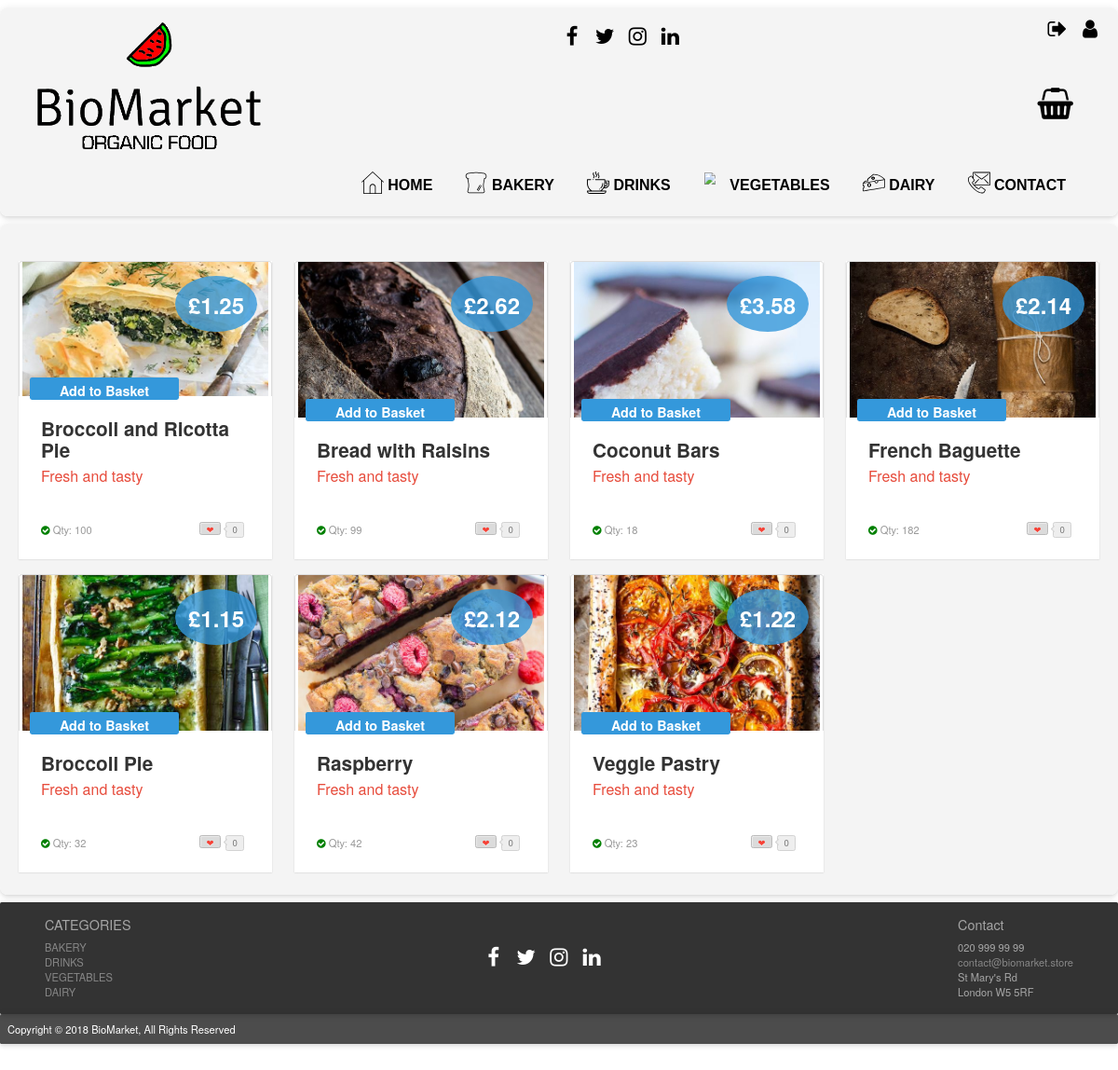
The app's page /?page=products_bakery (signed in) with its own data.
### tables this page shows
CREATE TABLE IF NOT EXISTS `products` (
  `prod_id` int(11) NOT NULL AUTO_INCREMENT,
  `prod_name` varchar(50) NOT NULL,
  `price` decimal(5,2) NOT NULL,
  `sup_id` int(11) NOT NULL,
  `prod_dsc` varchar(230) NOT NULL,
  `prod_img` text NOT NULL,
  `cat_id` int(11) NOT NULL,
  `sto_qty` int(8) NOT NULL,
  PRIMARY KEY (`prod_id`),
  KEY `sup_id` (`sup_id`),
  KEY `cat_id` (`cat_id`)
);

### index.php (called while the page is built, shortened)
<?php
include "php/config.php";
$page = "home";
if (isset($_GET["page"])) {
    $page = basename($_GET["page"]);
}
if (file_exists("php/".$page.".php")) {
    include "php/".$page.".php";
}
include "layout.php";

### php/config.php (called while the page is built, shortened)
<?php
function is_logged_in()
{
    return isset($_SESSION["logged_in"]) && ($_SESSION["logged_in"] == true);
}
function get_user_level()
{
    $level = "VISITOR";
    if (is_logged_in())
    {
        $level = $_SESSION["users"]["lvl"];
    }
    return $level;
}

### php/products_bakery.php (the view, shortened to what this page needs)
<!DOCTYPE html>
<html lang="en">
    <?php
    $userlevel = get_user_level();
    ?>
    <head>
        <link rel="stylesheet prefetch" href="css/__codepen_io_andytran_pen.css">
        <link rel="stylesheet" href="css/stylelogin.css">
        <link rel="stylesheet" href="css/product_card_style.css">
    </head>
    <body>
        <section class="category-section">
            <div class="container">
                <div class="row">
                    <?php
                    $search = "SELECT * FROM products WHERE cat_id = '1' ORDER BY prod_id ASC";
                    $result = mysqli_query($mysqli, $search);
                    while ($row = mysqli_fetch_assoc($result)) {
                        if (!$row["sto_qty"] <= 0) {
                            if ($userlevel == "MEMBER") {
                                ?>
                                <div class="col-lg-3 col-sm-6 col-xs-12" ><a href="#"></a>
                                    <div class="post-module">
                                        <div class="thumbnail">
                                            <div class="price">
                                                <div class="deal">&pound<?php echo $row["price"] ?></div>
                                            </div><img alt="product example" src="<?php echo $row["prod_img"] ?>">
                                        </div>
                                        <div class="post-content">
                                            <div class="category">
                                                <?php
                                                print '<div class="toCard"><a href="?page=product_page&prod_id=' . $row["prod_id"] . '&action=add_to_basket">Add to Basket</a>
                    </div> ';
                                                ?>
                                            </div>
                                            <h1 class="title"><?php echo $row["prod_name"] ?></h1>
                                            <h2 class="sub_title">Fresh and tasty</h2>
                                            <p class="description"><?php echo $row["prod_dsc"] ?>
                                            <div class="post-meta">
                                                <span class="showStock"><i class="fa fa-check-circle"></i>
                                                    <a>Qty: <?php echo $row["sto_qty"] ?></a></span><a href="#" title="Love it" class="btn btn-counter" data-count="0"><span>&#x2764;</span></a></div>
                                        </div>
                                    </div>
                                </div>
                                <?php
                            }
                        }
                    }
                    ?>
                </div>
            </div>
        </section>
    </body>
</html>

### css/style.css (style rules this page uses)
html { font-family: 'Helvetica', 'Arial', 'sans-serif'; }
* { margin: 0; padding: 0; border: 0; font-size: 100%; font: inherit; vertical-align: baseline; }
body { zoom: 0.8; -moz-transform: scale(1); -moz-transform: zoom(0.8); -moz-transform-origin: 50 50; margin: 0 auto; }
a:link { color: black; text-decoration: none; }
.footer-section { color: #fff; max-width: 1500px; height: 150px; margin: auto; background-color: rgb(0, 0, 0, 0.8); margin-top: 10px; padding: 10px; box-shadow: 0 2px 4px -1px rgba(0, 0, 0, 0.06), 0 4px 5px 0 rgba(0, 0, 0, 0.06), 0 1px 10px 0 rgba(0, 0, 0, 0.08); border-radius: 2px; position: relative; overflow: hidden; }
.post-footer { color: #fff; max-width: 1500px; height: 40px; margin: auto; background-color: rgb(0, 0, 0, 0.7); margin-top: 0px; padding: 10px; box-shadow: 0 2px 4px -1px rgba(0, 0, 0, 0.06), 0 4px 5px 0 rgba(0, 0, 0, 0.06), 0 1px 10px 0 rgba(0, 0, 0, 0.08); border-radius: 2px; position: relative; overflow: hidden; }
.footer-section:after { content: ""; display: table; clear: both; }
.footer-cat { color: #a6a6a6; text-transform: uppercase; float: left; margin-left: 50px; }
.footer-cat ul { list-style-type: none; }
.footer-cat ul > li a:visited, .footer-cat ul > li a:link { color: #878787; }
.footer-contact { color: #a6a6a6; float: right; margin-right: 50px; }
.footer-contact ul { list-style-type: none; }
.footer-contact ul > li a:visited, .footer-contact ul > li a:link { color: #878787; }
.social-link-footer { text-align: center; margin-top: 50px; }
.social-link-footer li { display: inline-block; vertical-align: central; margin-right: 5px; }
.social-link-footer li a { width: 35px; height: 35px; text-align: center; line-height: 35px; border-width: 0px; display: block; color: #fff; -webkit-transition: all .2s ease; -moz-transition: all .2s ease; -o-transition: all .2s ease; transition: all .2s ease; }
.category-section { max-width: 1500px; position: relative; margin: 10px auto auto auto; padding: 10px; background-color: rgb(242, 242, 242, 0.8); box-shadow: 0 2px 4px -1px rgba(0, 0, 0, 0.06), 0 4px 5px 0 rgba(0, 0, 0, 0.06), 0 1px 10px 0 rgba(0, 0, 0, 0.08); border-radius: 10px; overflow: hidden; }

### records on screen
products: price "1.25", prod_img (picture), prod_name "Broccoli and Ricotta Pie", sto_qty "100"
products: price "2.62", prod_name "Bread with Raisins", sto_qty "99"
products: price "3.58", prod_name "Coconut Bars", sto_qty "18"
products: price "2.14", prod_name "French Baguette", sto_qty "182"
products: price "1.15", prod_img (picture), prod_name "Broccoli Pie", sto_qty "32"
products: price "2.12", prod_img (picture), prod_name "Raspberry", sto_qty "42"
products: price "1.22", prod_name "Veggie Pastry", sto_qty "23"
